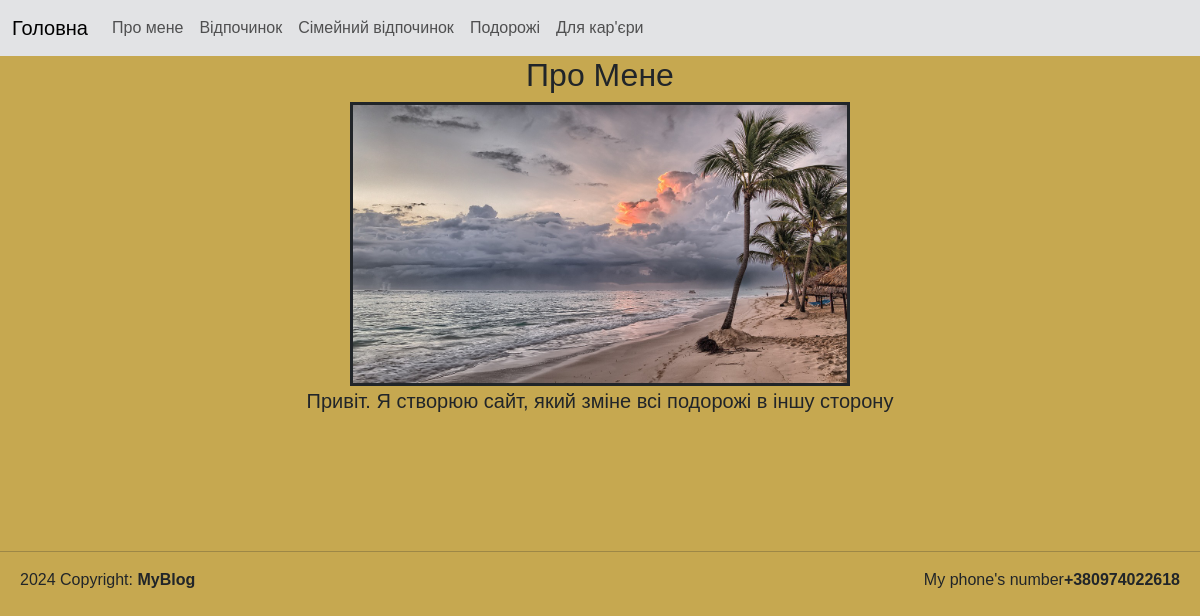
Before: /about with the older database file.
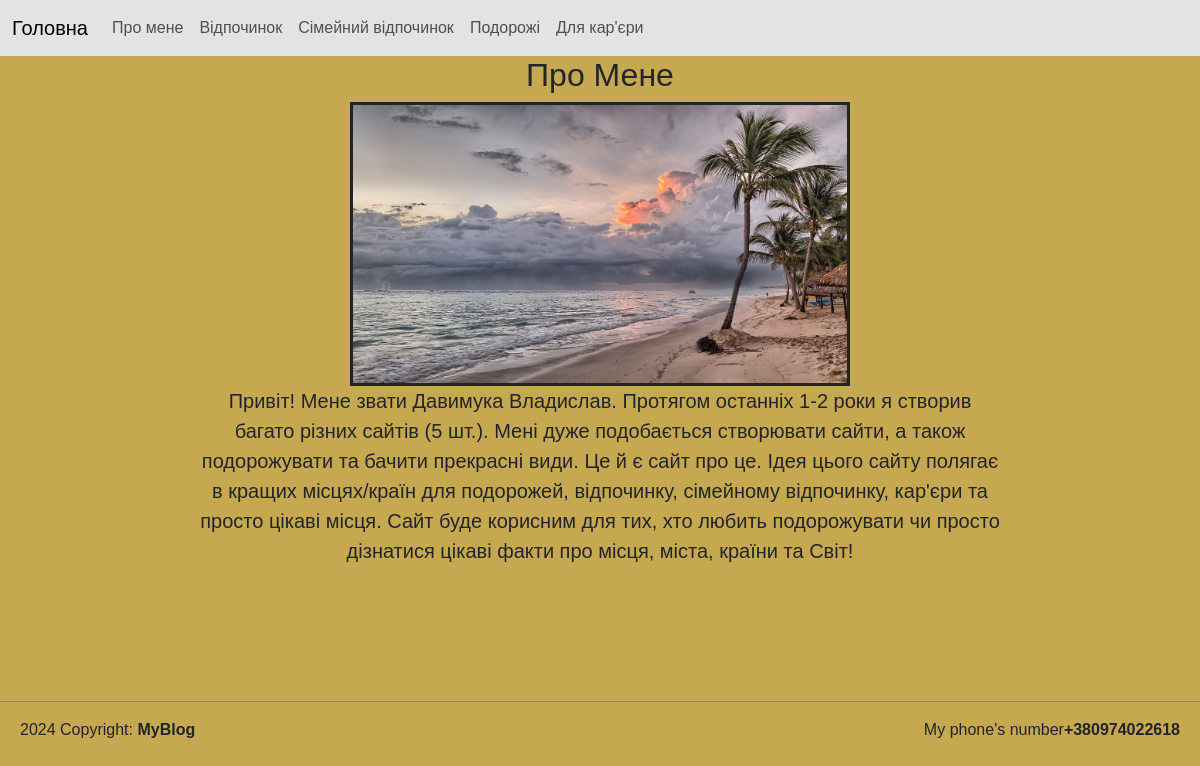
After: the same page with the newer database file.
### tables this page shows
CREATE TABLE user (
	user_id INTEGER PRIMARY KEY AUTOINCREMENT,
	name TEXT,
	image TEXT,
	login TEXT,
	password TEXT,
	description_short TEXT,
	description TEXT 
);

### main.py (the view)
@app.route('/about')
def about():
    user = db.getUser()
    print(user)
    return render_template('about.html', user=user)

### db_scripts.py (called while the page is built)
def open():
    global connection, cursor
    connection = sqlite3.connect(db_name)
    cursor = connection.cursor()

def close():
    cursor.close()
    connection.close()

def getUser():
    open()
    cursor.execute('''SELECT * From user''')
    user = cursor.fetchone()
    close()
    return user

### templates/about.html
{% extends "index.html" %}
{% block content %}
<div class="content">
    <h2>Про Мене</h2>
    <img class="imgabout" src="/static/{{user[2]}}" alt="Photo isn't defaeted" width="500px" hight="500px">
    <div class="cont-2">
        <p class="talking">
            {{user[6]}}
        </p>
    </div>
</div>
{% endblock %}

### templates/index.html (shortened to what this page needs)
<!DOCTYPE html>
<html lang="en">
<head>
    <link href="https://cdn.jsdelivr.net/npm/bootstrap@5.3.3/dist/css/bootstrap.min.css" rel="stylesheet">
    <link rel="stylesheet" href="/static/style.css">
</head>
<body>
    {% include "menu.html" %}
    <main>
        {% block content %}
        {% endblock %}
    </main>
    {% include "footer.html" %}
</body>
</html>

### templates/menu.html (shortened to what this page needs)
<header>
    <div class="main">
        <nav class="navbar navbar-expand-lg bg-secondary-subtle">
            <div class="container-fluid">
                <a class="navbar-brand" href="/">Головна</a>
                <div class="collapse navbar-collapse" id="navbarSupportedContent">
                    <ul class="navbar-nav me-auto mb-2 mb-lg-0">
                        <li class="nav-item">
                            <a class="nav-link " aria-current="page" href="/about">Про мене</a>
                        </li>
                        <li class="nav-item">
                            <a class="nav-link" href="/post/category/rest">Відпочинок</a>
                        </li>
                        <li class="nav-item">
                            <a class="nav-link" href="/post/category/family">Сімейний відпочинок</a>
                        </li>
                        <li class="nav-item">
                            <a class="nav-link" href="/post/category/travel">Подорожі</a>
                        </li>
                        <li class="nav-item">
                            <a class="nav-link" href="/post/category/business">Для кар'єри</a>
                        </li>
                    </ul>
                </div>
            </div>
        </nav>
</header>

### templates/footer.html
<footer>
    <hr>
    <div class="info">
        <p>2024 Copyright: <b>MyBlog</b></p>
        <p>My phone's number<b>+380974022618</b></p>
    </div>
</footer>

### static/style.css (style rules this page uses)
body { background-color: rgb(198, 168, 80); font-family: Arial, Helvetica, sans-serif; }
.info { margin-top: 10px; margin-left: 20px; margin-right: 20px; display: flex; justify-content: space-between; }
.content { text-align: center; margin-bottom: 135px; }
.talking { font-size: 20px; }
.cont-2 { margin-left: 200px; margin-right: 200px; }
.imgabout { border-style: solid; border-width: 3px; }

Changed rows visible on the page:
changed user: description "Привіт. Я створюю сайт, який зміне всі подорожі в іншу сторону" → "Привіт! Мене звати Давимука Владислав. Протягом останніх 1-2 роки я створив багато різних сайтів (5 шт.). Мені дуже подобається створювати сайти, а також подорожувати та бачити прекрасні види. Це й є сайт про це. Ідея цього сайту полягає в кращих місцях/країн для подорожей, відпочинку, сімейному відпочинку, кар'єри та просто цікаві місця. Сайт буде корисним для тих, хто любить подорожувати чи просто дізнатися цікаві факти про місця, міста, країни та Світ!"
